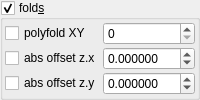
    <widget class="MyGroupBox" name="groupCheck_transf_function_enabled_false">
     <property name="toolTip">
      <string/>
     </property>
     <property name="title">
      <string>fold&amp;s</string>
     </property>
     <property name="checkable">
      <bool>true</bool>
     </property>
     <layout class="QVBoxLayout" name="verticalLayout_33" stretch="0">
      <property name="spacing">
       <number>2</number>
      </property>
      <property name="leftMargin">
       <number>2</number>
      </property>
      <property name="topMargin">
       <number>2</number>
      </property>
      <property name="rightMargin">
       <number>2</number>
      </property>
      <property name="bottomMargin">
       <number>2</number>
      </property>
      <item>
       <layout class="QGridLayout" name="gridLayout_9" columnstretch="0,1">
        <property name="spacing">
         <number>2</number>
        </property>
        <item row="1" column="0">
         <widget class="MyCheckBox" name="checkBox_transf_function_enabledC_false">
          <property name="text">
           <string notr="true">abs offset z.x</string>
          </property>
         </widget>
        </item>
        <item row="1" column="1">
         <widget class="MyDoubleSpinBox" name="spinbox_transf_offsetC_0">
          <property name="enabled">
           <bool>true</bool>
          </property>
          <property name="sizePolicy">
           <sizepolicy hsizetype="Minimum" vsizetype="Maximum">
            <horstretch>0</horstretch>
            <verstretch>0</verstretch>
           </sizepolicy>
          </property>
          <property name="prefix">
           <string/>
          </property>
          <property name="suffix">
           <string/>
          </property>
          <property name="decimals">
           <number>6</number>
          </property>
          <property name="minimum">
           <double>-99.989999999999995</double>
          </property>
          <property name="maximum">
           <double>99.989999999999995</double>
          </property>
          <property name="singleStep">
           <double>0.100000000000000</double>
          </property>
         </widget>
        </item>
        <item row="0" column="0">
         <widget class="MyCheckBox" name="checkBox_transf_function_enabledP_false">
          <property name="font">
           <font>
            <weight>50</weight>
            <bold>false</bold>
           </font>
          </property>
          <property name="text">
           <string>polyfold XY</string>
          </property>
         </widget>
        </item>
        <item row="0" column="1">
         <widget class="MySpinBox" name="spinboxInt_transf_int_6">
          <property name="enabled">
           <bool>true</bool>
          </property>
          <property name="sizePolicy">
           <sizepolicy hsizetype="Minimum" vsizetype="Maximum">
            <horstretch>0</horstretch>
            <verstretch>0</verstretch>
           </sizepolicy>
          </property>
          <property name="maximum">
           <number>999</number>
          </property>
         </widget>
        </item>
        <item row="2" column="0">
         <widget class="MyCheckBox" name="checkBox_transf_function_enabledD_false">
          <property name="enabled">
           <bool>true</bool>
          </property>
          <property name="text">
           <string notr="true">abs offset z.y</string>
          </property>
         </widget>
        </item>
        <item row="2" column="1">
         <widget class="MyDoubleSpinBox" name="spinbox_transf_offsetD_0">
          <property name="enabled">
           <bool>true</bool>
          </property>
          <property name="sizePolicy">
           <sizepolicy hsizetype="Minimum" vsizetype="Maximum">
            <horstretch>0</horstretch>
            <verstretch>0</verstretch>
           </sizepolicy>
          </property>
          <property name="prefix">
           <string/>
          </property>
          <property name="suffix">
           <string/>
          </property>
          <property name="decimals">
           <number>6</number>
          </property>
          <property name="minimum">
           <double>-99.989999999999995</double>
          </property>
          <property name="maximum">
           <double>99.989999999999995</double>
          </property>
          <property name="singleStep">
           <double>0.100000000000000</double>
          </property>
         </widget>
        </item>
       </layout>
      </item>
     </layout>
    </widget>
